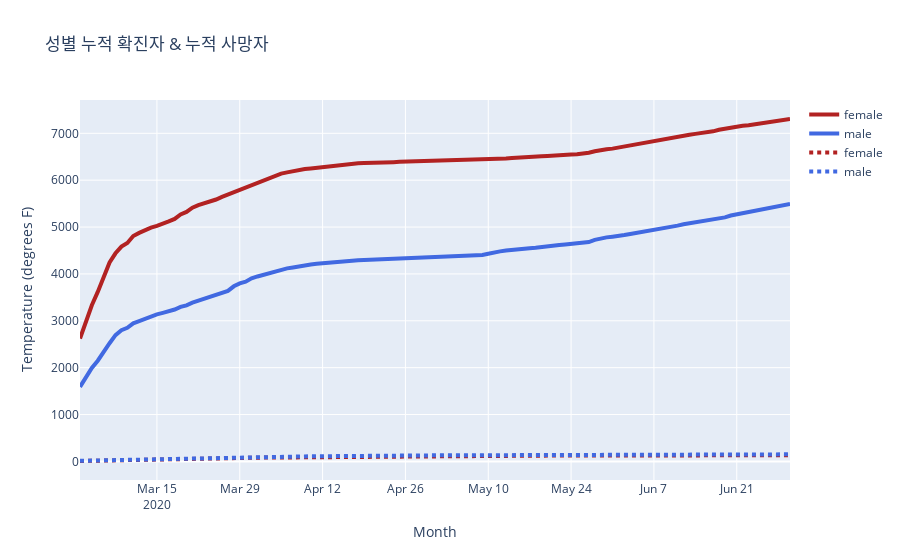

Notebook source saved alongside this figure:
### Code cell
fig = go.Figure()
# Create and style traces
fig.add_trace(go.Scatter(x = female_data['date'], y = female_data['confirmed'], name='female',
                         line=dict(color='firebrick', width=4)))

fig.add_trace(go.Scatter(x = male_data['date'], y = male_data['confirmed'], name = 'male',
                         line=dict(color='royalblue', width=4)))

fig.add_trace(go.Scatter(x = female_data['date'], y = female_data['deceased'], name='female',
                         line = dict(color='firebrick', width=4, dash='dot')))

fig.add_trace(go.Scatter(x = male_data['date'], y = male_data['deceased'], name='male',
                         line=dict(color='royalblue', width=4, dash='dot')))

# Edit the layout
fig.update_layout(title='성별 누적 확진자 & 누적 사망자',
                   xaxis_title='Month',
                   yaxis_title='Temperature (degrees F)')


fig.show()
